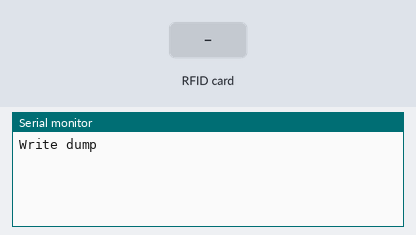
This sketch was run on a simulated Arduino Uno, built with avr-gcc and run on an emulated ATmega328P. Shown: the last lines printed to the serial monitor. Inputs (shaded band) come from the test bench.

Above: at 1.2 s.
1.3 s: RFID card 5E 7A 19 C4 held to the reader
At 1.4 s:
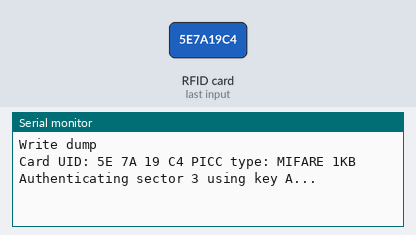
At 2.0 s:
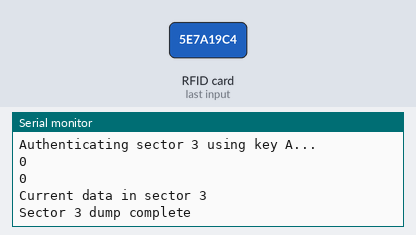

Measured:
- after the input at 1.3 s, the serial monitor: prints a new line at once (image 1)

The sketch:

reader.ino
```cpp
/*
 * Write personal data of a MIFARE RFID card using a RFID-RC522 reader
 * Uses MFRC522 - Library to use ARDUINO RFID MODULE KIT 13.56 MHZ WITH TAGS SPI W AND R BY COOQROBOT.
 * -----------------------------------------------------------------------------------------
 *             MFRC522      Arduino       Arduino   Arduino    Arduino          Arduino
 *             Reader/PCD   Uno/101       Mega      Nano v3    Leonardo/Micro   Pro Micro
 * Signal      Pin          Pin           Pin       Pin        Pin              Pin
 * -----------------------------------------------------------------------------------------
 * RST/Reset   RST          9             5         D9         RESET/ICSP-5     RST
 * SPI SS      SDA(SS)      10            53        D10        10               10
 * SPI MOSI    MOSI         11 / ICSP-4   51        D11        ICSP-4           16
 * SPI MISO    MISO         12 / ICSP-1   50        D12        ICSP-1           14
 * SPI SCK     SCK          13 / ICSP-3   52        D13        ICSP-3           15
 *
 * Hardware required:
 * Arduino
 * PCD (Proximity Coupling Device): NXP MFRC522 Contactless Reader IC
 * PICC (Proximity Integrated Circuit Card): A card or tag using the ISO 14443A interface, eg Mifare or NTAG203.
 * The reader can be found on eBay for around 5 dollars. Search for "mf-rc522" on ebay.com.
 */

#include <SPI.h>
#include <MFRC522.h>

#define RST_PIN         9           // Configurable, see typical pin layout above
#define SS_PIN          10          // Configurable, see typical pin layout above

MFRC522 mfrc522(SS_PIN, RST_PIN);   // Create MFRC522 instance

MFRC522::MIFARE_Key key;
MFRC522::MIFARE_Key key2;

void setup() {
  Serial.begin(9600);        // Initialize serial communications with the PC
  SPI.begin();               // Init SPI bus
  mfrc522.PCD_Init();        // Init MFRC522 card
  Serial.println(F("Write dump"));

  // Prepare key
  byte keys[] = {
    0x6B, 0x73, 0x63, 0x6F, //6b73636f696e
    0x69, 0x6E,
  };
  // for my sanity
  for (int i = 0; i < 6; i++) {
    key.keyByte[i] = keys[i];
  }
  //second key
  for (byte i = 0; i < 6; i++) {
    key2.keyByte[i] = 0xFF;
  }
}

void loop() {
    // Look for new cards, and select one if present
  if ( ! mfrc522.PICC_IsNewCardPresent() || ! mfrc522.PICC_ReadCardSerial() ) {
    delay(50);
    return;
  }


    // Dump UID
  Serial.print(F("Card UID:"));
  for (byte i = 0; i < mfrc522.uid.size; i++) {
    Serial.print(mfrc522.uid.uidByte[i] < 0x10 ? " 0" : " ");
    Serial.print(mfrc522.uid.uidByte[i], HEX);
  }
  Serial.print(F(" PICC type: "));   // Dump PICC type
  MFRC522::PICC_Type piccType = mfrc522.PICC_GetType(mfrc522.uid.sak);
  Serial.println(mfrc522.PICC_GetTypeName(piccType));


  //auth on sector 2
  byte sector = 3;
  byte block = sector * 4 + 3;
  MFRC522::StatusCode status;
  //authenticating with keys
  Serial.println("Authenticating sector " + String(sector) + " using key A...");
  status = (MFRC522::StatusCode) mfrc522.PCD_Authenticate(MFRC522::PICC_CMD_MF_AUTH_KEY_A, block, &key, &(mfrc522.uid));
  Serial.println(MFRC522::STATUS_OK);
  Serial.println(status);
  if (status != MFRC522::STATUS_OK) {
    Serial.print(F("PCD_Authenticate() failed: "));
    Serial.println(mfrc522.GetStatusCodeName(status));
    return;
  }

  // Show the whole sector as it currently is
  Serial.println("Current data in sector " + String(sector));
  mfrc522.PICC_DumpMifareClassicSectorToSerial(&(mfrc522.uid), &key, sector);
  Serial.println();

  Serial.println("Sector " + String(sector) + " dump complete");

  Serial.println();
  delay(2000);
}
```
